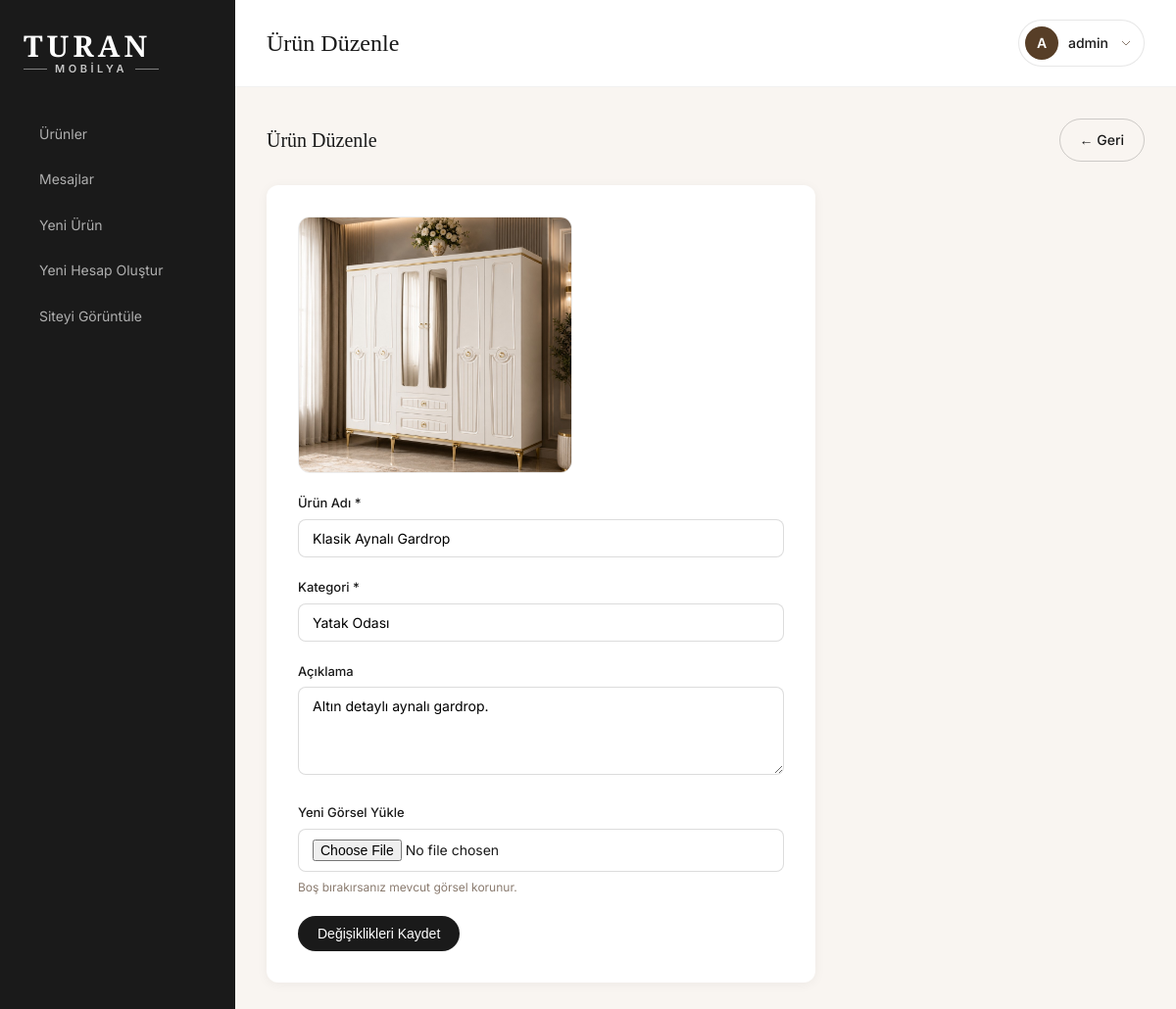
The page /admin/product_edit.php?id=9 (signed in) on the database its author committed.
### tables this page shows
CREATE TABLE products (
            id INTEGER PRIMARY KEY AUTOINCREMENT,
            title TEXT NOT NULL,
            category TEXT NOT NULL,
            description TEXT DEFAULT '',
            created_at DATETIME DEFAULT CURRENT_TIMESTAMP
        , image TEXT DEFAULT '');

### includes/functions.php (called while the page is built, shortened)
<?php
function e(string $value): string
{
    return htmlspecialchars($value, ENT_QUOTES, 'UTF-8');
}
function getProduct(int $id): ?array
{
    $db = getDB();
    $stmt = $db->prepare('SELECT * FROM products WHERE id = ?');
    $stmt->execute([$id]);
    $product = $stmt->fetch();
    return $product ?: null;
}

### admin/includes/auth.php (called while the page is built, shortened)
<?php
require_once __DIR__ . '/../../includes/functions.php';
require_once __DIR__ . '/../../includes/products.php';
function getCurrentAdmin(): ?array
{
    $db = getDB();
    $stmt = $db->prepare('SELECT id, username FROM admins WHERE id = ?');
    $stmt->execute([(int) $_SESSION['admin_id']]);
    $admin = $stmt->fetch();
    return $admin ?: null;
}

### includes/products.php (called while the page is built, shortened)
<?php
function productImageUrl(?string $filename): string
{
    $path = UPLOAD_DIR . $filename;
    $version = filemtime($path) ?: time();
    return UPLOAD_URL . rawurlencode($filename) . '?v=' . $version;
}

### admin/product_edit.php (the view, shortened to what this page needs)
<?php
require_once __DIR__ . '/includes/auth.php';
$id = (int) ($_GET['id'] ?? 0);
$product = getProduct($id);
$data = [
    'title' => $product['title'],
    'category' => $product['category'],
    'description' => $product['description'],
];
$pageTitle = 'Ürün Düzenle';
require __DIR__ . '/includes/header.php';
?>
<div class="admin-toolbar">
  <h2>Ürün Düzenle</h2>
  <a href="dashboard.php" class="btn btn--outline">← Geri</a>
</div>
<form method="post" enctype="multipart/form-data" class="admin-form">
  <?php if (!empty($product['image']) && productImageUrl($product['image'])): ?>
    <div class="form-preview">
      <img src="../<?= e(productImageUrl($product['image'])) ?>" alt="<?= e($product['title']) ?>">
    </div>
  <?php endif; ?>
  <div class="form-group">
    <label for="title">Ürün Adı *</label>
    <input type="text" id="title" name="title" required value="<?= e($data['title']) ?>">
  </div>
  <div class="form-group">
    <label for="category">Kategori *</label>
    <input type="text" id="category" name="category" required value="<?= e($data['category']) ?>"
           list="categories">
  </div>
  <div class="form-group">
    <label for="description">Açıklama</label>
    <textarea id="description" name="description" rows="4"><?= e($data['description']) ?></textarea>
  </div>
  <div class="form-group">
    <label for="image">Yeni Görsel Yükle</label>
    <input type="file" id="image" name="image" accept="image/jpeg,image/png,image/webp">
    <small class="form-hint">Boş bırakırsanız mevcut görsel korunur.</small>
  </div>
  <button type="submit" class="btn btn--dark">Değişiklikleri Kaydet</button>
</form>
<?php require __DIR__ . '/includes/footer.php'; ?>

### admin/includes/header.php (shortened to what this page needs)
<?php
require_once __DIR__ . '/auth.php';
require_once __DIR__ . '/../../includes/functions.php';
$currentAdmin = getCurrentAdmin();
$currentPage = basename($_SERVER['PHP_SELF']);
$adminInitial = mb_strtoupper(mb_substr($currentAdmin['username'] ?? 'A', 0, 1));
?>
<!DOCTYPE html>
<html lang="tr">
<head>
  <link rel="stylesheet" href="assets/admin.css">
</head>
<body class="admin-body">
  <aside class="admin-sidebar">
    <a href="dashboard.php" class="admin-logo admin-logo--sidebar">
      <span class="admin-logo__text">
        <span class="admin-logo__name">TURAN</span>
        <span class="admin-logo__line">
          <span class="admin-logo__line-bar" aria-hidden="true"></span>
          <span class="admin-logo__sub">MOBİLYA</span>
          <span class="admin-logo__line-bar" aria-hidden="true"></span>
        </span>
      </span>
    </a>
    <nav class="admin-sidebar__nav">
      <a href="dashboard.php" class="<?= $currentPage === 'dashboard.php' ? 'active' : '' ?>">Ürünler</a>
      <a href="messages.php" class="<?= $currentPage === 'messages.php' ? 'active' : '' ?>">
        <span>Mesajlar</span>
      </a>
      <a href="product_add.php" class="<?= $currentPage === 'product_add.php' ? 'active' : '' ?>">Yeni Ürün</a>
      <a href="account_add.php" class="<?= $currentPage === 'account_add.php' ? 'active' : '' ?>">Yeni Hesap Oluştur</a>
      <a href="../index.php" target="_blank">Siteyi Görüntüle</a>
    </nav>
  </aside>
  <main class="admin-main">
    <header class="admin-header">
      <h1><?= e($pageTitle ?? 'Admin Panel') ?></h1>
      <?php if ($currentAdmin): ?>
        <div class="admin-user" id="admin-user-menu">
          <button
            type="button"
            class="admin-user__toggle"
            id="admin-user-toggle"
            aria-expanded="false"
            aria-haspopup="true"
            aria-controls="admin-user-dropdown"
          >
            <span class="admin-user__avatar" aria-hidden="true"><?= e($adminInitial) ?></span>
            <span class="admin-user__name"><?= e($currentAdmin['username']) ?></span>
            <svg class="admin-user__chevron" viewBox="0 0 24 24" fill="none" stroke="currentColor" stroke-width="1.5" aria-hidden="true">
              <path d="M6 9l6 6 6-6"/>
            </svg>
          </button>
        </div>
      <?php endif; ?>
    </header>
    <div class="admin-content">

### rows shown on the page
products: image (picture), title "Klasik Aynalı Gardrop", category "Yatak Odası", description "Altın detaylı aynalı gardrop."

### other values the page prints
$pageTitle "Ürün Düzenle"
$adminInitial "A"
$currentAdmin['username'] "admin"
